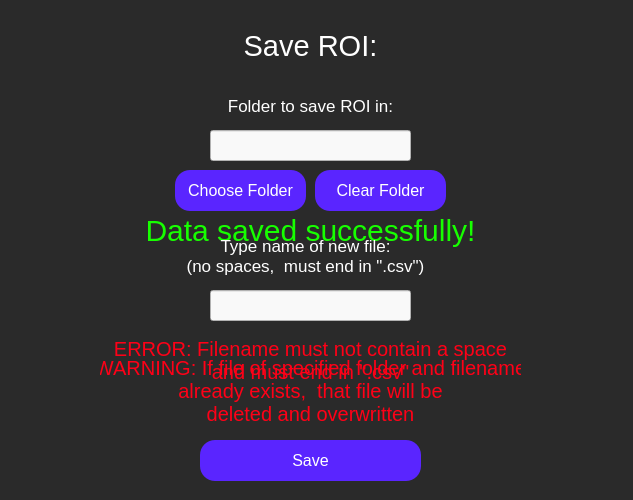
<?xml version="1.0" encoding="UTF-8"?>
<ui version="4.0">
 <class>saveRoi</class>
 <widget class="QWidget" name="saveRoi">
  <property name="geometry">
   <rect>
    <x>0</x>
    <y>0</y>
    <width>633</width>
    <height>500</height>
   </rect>
  </property>
  <property name="windowTitle">
   <string>Save Region Of Interest (ROI)</string>
  </property>
  <property name="styleSheet">
   <string notr="true">QWidget {
	background-color: rgb(42, 42, 42);
}</string>
  </property>
  <widget class="QLabel" name="saveRoiLabel">
   <property name="geometry">
    <rect>
     <x>210</x>
     <y>-20</y>
     <width>201</width>
     <height>131</height>
    </rect>
   </property>
   <property name="styleSheet">
    <string notr="true">QLabel {
	font-size: 29px;
	color: rgb(255, 255, 255);
	background-color: rgba(255, 255, 255, 0);
}</string>
   </property>
   <property name="text">
    <string>Save ROI:</string>
   </property>
   <property name="textFormat">
    <enum>Qt::AutoText</enum>
   </property>
   <property name="scaledContents">
    <bool>false</bool>
   </property>
   <property name="alignment">
    <set>Qt::AlignCenter</set>
   </property>
   <property name="wordWrap">
    <bool>true</bool>
   </property>
  </widget>
  <widget class="QLabel" name="roiFolderPathLabel">
   <property name="geometry">
    <rect>
     <x>210</x>
     <y>80</y>
     <width>201</width>
     <height>51</height>
    </rect>
   </property>
   <property name="styleSheet">
    <string notr="true">QLabel {
	background-color: rgba(255, 255, 255, 0);
	color: white;
	font-size: 17px;
}</string>
   </property>
   <property name="text">
    <string>Folder to save ROI in:</string>
   </property>
   <property name="alignment">
    <set>Qt::AlignCenter</set>
   </property>
   <property name="textInteractionFlags">
    <set>Qt::NoTextInteraction</set>
   </property>
  </widget>
  <widget class="QLineEdit" name="newFolderPathInput">
   <property name="geometry">
    <rect>
     <x>210</x>
     <y>130</y>
     <width>201</width>
     <height>31</height>
    </rect>
   </property>
   <property name="styleSheet">
    <string notr="true">QLineEdit {
	background-color: rgb(249, 249, 249);
	color: black;
}</string>
   </property>
  </widget>
  <widget class="QPushButton" name="chooseFolderButton">
   <property name="geometry">
    <rect>
     <x>175</x>
     <y>170</y>
     <width>131</width>
     <height>41</height>
    </rect>
   </property>
   <property name="styleSheet">
    <string notr="true">QPushButton {
	color: white;
	font-size: 16px;
	background: rgb(90, 37, 255);
	border-radius: 15px;
}</string>
   </property>
   <property name="text">
    <string>Choose Folder</string>
   </property>
  </widget>
  <widget class="QPushButton" name="clearFolderButton">
   <property name="geometry">
    <rect>
     <x>315</x>
     <y>170</y>
     <width>131</width>
     <height>41</height>
    </rect>
   </property>
   <property name="styleSheet">
    <string notr="true">QPushButton {
	color: white;
	font-size: 16px;
	background: rgb(90, 37, 255);
	border-radius: 15px;
}</string>
   </property>
   <property name="text">
    <string>Clear Folder</string>
   </property>
  </widget>
  <widget class="QPushButton" name="saveRoiButton">
   <property name="geometry">
    <rect>
     <x>200</x>
     <y>440</y>
     <width>221</width>
     <height>41</height>
    </rect>
   </property>
   <property name="styleSheet">
    <string notr="true">QPushButton {
	color: white;
	font-size: 16px;
	background: rgb(90, 37, 255);
	border-radius: 15px;
}</string>
   </property>
   <property name="text">
    <string>Save</string>
   </property>
  </widget>
  <widget class="QLabel" name="dataSavedSuccessfullyLabel">
   <property name="geometry">
    <rect>
     <x>100</x>
     <y>190</y>
     <width>421</width>
     <height>81</height>
    </rect>
   </property>
   <property name="styleSheet">
    <string notr="true">QLabel {
	color: rgb(23, 255, 0);
	font-size: 30px;
	background-color: rgba(255, 255, 255, 0);
}</string>
   </property>
   <property name="text">
    <string>Data saved successfully!</string>
   </property>
   <property name="alignment">
    <set>Qt::AlignCenter</set>
   </property>
  </widget>
  <widget class="QLabel" name="newFileNameLabel">
   <property name="geometry">
    <rect>
     <x>170</x>
     <y>230</y>
     <width>271</width>
     <height>51</height>
    </rect>
   </property>
   <property name="styleSheet">
    <string notr="true">QLabel {
	background-color: rgba(255, 255, 255, 0);
	color: white;
	font-size: 17px;
}</string>
   </property>
   <property name="text">
    <string>Type name of new file:
(no spaces,  must end in &quot;.csv&quot;)</string>
   </property>
   <property name="alignment">
    <set>Qt::AlignCenter</set>
   </property>
   <property name="textInteractionFlags">
    <set>Qt::NoTextInteraction</set>
   </property>
  </widget>
  <widget class="QLineEdit" name="newFileNameInput">
   <property name="geometry">
    <rect>
     <x>210</x>
     <y>290</y>
     <width>201</width>
     <height>31</height>
    </rect>
   </property>
   <property name="styleSheet">
    <string notr="true">QLineEdit {
	background-color: rgb(249, 249, 249);
	color: black;
}</string>
   </property>
   <property name="alignment">
    <set>Qt::AlignCenter</set>
   </property>
  </widget>
  <widget class="QLabel" name="fileNameErrorLabel">
   <property name="geometry">
    <rect>
     <x>100</x>
     <y>320</y>
     <width>421</width>
     <height>81</height>
    </rect>
   </property>
   <property name="styleSheet">
    <string notr="true">QLabel {
	color: rgb(255, 0, 23);
	font-size: 20px;
	background-color: rgba(255, 255, 255, 0);
}</string>
   </property>
   <property name="text">
    <string>ERROR: Filename must not contain a space
and must end in &quot;.csv&quot;</string>
   </property>
   <property name="alignment">
    <set>Qt::AlignCenter</set>
   </property>
  </widget>
  <widget class="QLabel" name="fileNameWarningLabel">
   <property name="geometry">
    <rect>
     <x>100</x>
     <y>350</y>
     <width>421</width>
     <height>81</height>
    </rect>
   </property>
   <property name="styleSheet">
    <string notr="true">QLabel {
	color: rgb(255, 0, 23);
	font-size: 20px;
	background-color: rgba(255, 255, 255, 0);
}</string>
   </property>
   <property name="text">
    <string>WARNING: If file of specified folder and filename
already exists,  that file will be
deleted and overwritten</string>
   </property>
   <property name="alignment">
    <set>Qt::AlignCenter</set>
   </property>
  </widget>
 </widget>
 <resources/>
 <connections/>
</ui>
